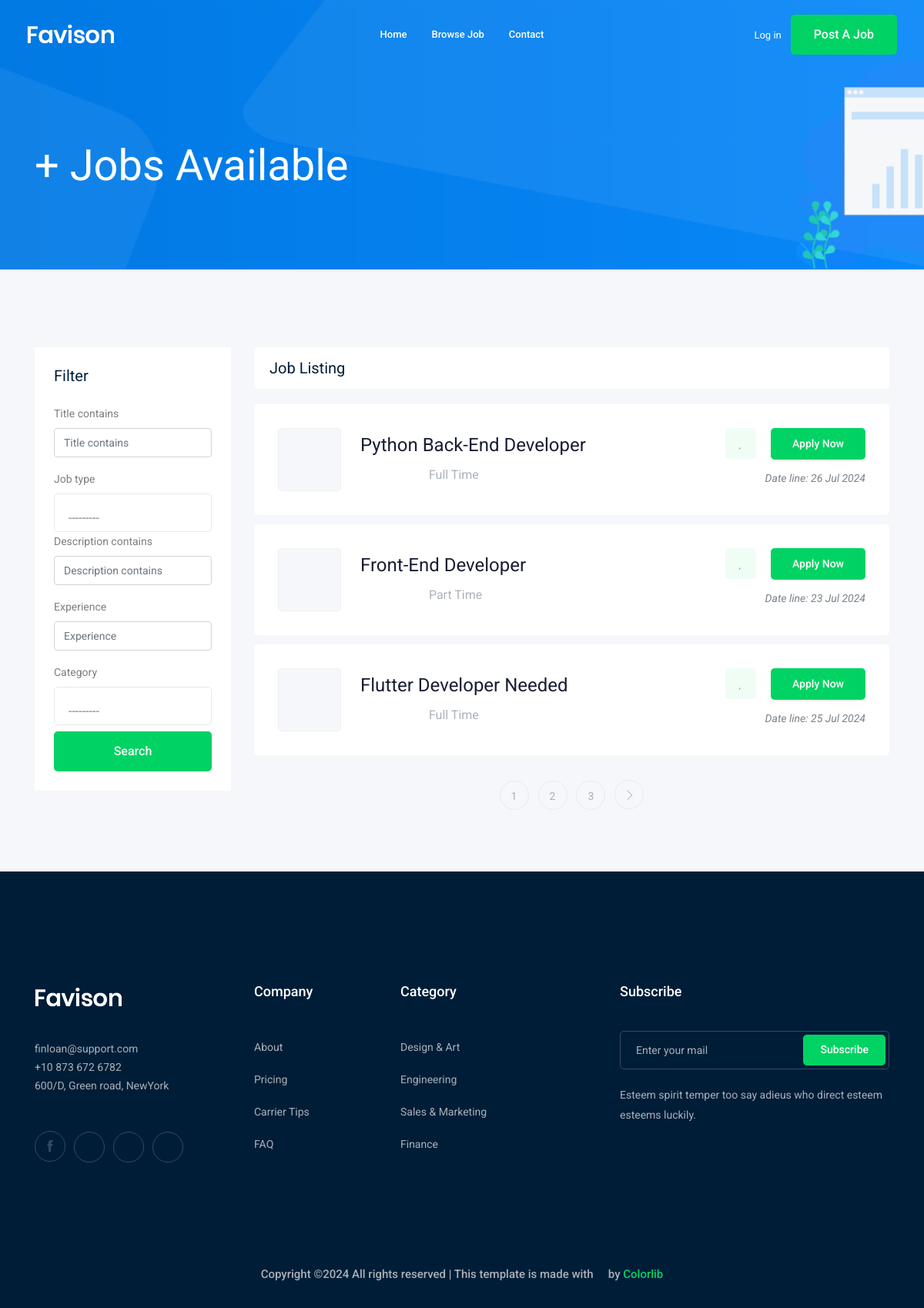
Screenshot of /jobs/ with the database file from the repository.
### job/models.py (models this page shows, shortened)
class Job(models.Model): # Table
  owner = models.ForeignKey(User, related_name='job_owner', on_delete=models.CASCADE)
  title = models.CharField(max_length=100)  # The title of the job posting
  job_type = models.CharField(max_length=15, choices=JOB_TYPE)  # Full Time or Part Time
  description = models.TextField(max_length=1000)  # Detailed job description
  published_at = models.DateTimeField(auto_now=True)  # Automatically set when the job is created/updated
  vacancy = models.IntegerField(default=1)  # Number of open positions, default is 1
  salary = models.IntegerField(default=0)  # Annual salary in USD, 0 means 'not specified'
  experience = models.IntegerField(default=1)  # Required years of experience
  category = models.ForeignKey('Category', on_delete=models.CASCADE)
  image = models.ImageField(upload_to=image_upload)
  slug = models.SlugField(blank=True, null=True, unique=True)
  def __str__(self) -> str:
    return self.title

### job/views.py (the view)
# urls.py: path('', views.job_list, name='job_list'),
def job_list(request):
    job_list = Job.objects.all()  # return all jobs
    myfilter = JobFilter(request.GET, queryset=job_list)
    job_list = myfilter.qs
    items_per_page = 3  # Change this to your desired number of items per page
    paginator = Paginator(job_list, items_per_page)
    page = request.GET.get('page', 1)
    try:
        jobs = paginator.page(page)
    except PageNotAnInteger:
        jobs = paginator.page(1)
    except EmptyPage:
        jobs = paginator.page(paginator.num_pages)
    context = {'jobs': jobs, 'myfilter':myfilter}  # Template name
    return render(request, 'job/job_list.html', context)

### job/models.py (called while the page is built)
  def __str__(self) -> str:
    return self.name

### job/templates/job/job_list.html (shortened to what this page needs)
{% extends 'base.html' %}
{% load bootstrap4 %}
{% block body %}
    <div class="bradcam_area bradcam_bg_1">
        <div class="container">
            <div class="row">
                <div class="col-xl-12">
                    <div class="bradcam_text">
                        <h3>{{jobs.count}}+ Jobs Available</h3>
                    </div>
                </div>
            </div>
        </div>
    </div>
    <div class="job_listing_area plus_padding">
        <div class="container">
            <div class="row">
                <div class="col-lg-3">
                    <div class="job_filter white-bg">
                        <div class="form_inner white-bg">
                            <h3>Filter</h3>
                            <form method='GET'>
                                {% bootstrap_form myfilter.form%}
                                <input type="submit" value="Search" class="boxed-btn3 w-100 mt-2">
                            </form>
                        </div>
                    </div>
                </div>
                <div class="col-lg-9">
                    <div class="recent_joblist_wrap">
                        <div class="recent_joblist white-bg ">
                            <div class="row align-items-center">
                                <div class="col-md-6">
                                    <h4>Job Listing</h4>
                                </div>
                                <div class="col-md-6">
                                </div>
                            </div>
                        </div>
                    </div>
                    <div class="job_lists m-0">
                        <div class="row">
                            {% for job in jobs %}
                            <div class="col-lg-12 col-md-12">
                                <div class="single_jobs white-bg d-flex justify-content-between">
                                    <div class="jobs_left d-flex align-items-center">
                                        <div class="thumb">
                                        </div>
                                        <div class="jobs_conetent">
                                            <a href="{% url 'jobs:job_detail' job.slug %}"><h4>{{ job }}</h4></a>
                                            <div class="links_locat d-flex align-items-center">
                                                <div class="location">
                                                    <p> <i class="fa fa-map-marker"></i>{{job.location}}</p>
                                                </div>
                                                <div class="location">
                                                    <p> <i class="fa fa-clock-o"></i>{{job.job_type}}</p>
                                                </div>
                                            </div>
                                        </div>
                                    </div>
                                    <div class="jobs_right">
                                        <div class="apply_now">
                                            <a class="heart_mark" href="#"> <i class="fa fa-heart"></i> </a>
                                            <a href="{% url 'jobs:job_detail' job.slug %}" class="boxed-btn3">Apply Now</a>
                                        </div>
                                        <div class="date">
                                            <p>Date line: {{job.published_at|date:'d M o'}}</p>
                                        </div>
                                    </div>
                                </div>
                            </div>
                            {% endfor %}
                        </div>
                        {% if jobs.has_other_pages%}
                            <div class="row">
                                <div class="col-lg-12">
                                    <div class="pagination_wrap">
                                        <ul>
                                            {% for i in jobs.paginator.page_range %}
                                                <li><a href="?page={{i}}"><span>{{i}}</span></a></li>
                                            {% endfor %}
                                            {% if jobs.has_next %}
                                                <li><a href="?page={{jobs.next_page_number}}"> <i class="ti-angle-right"></i> </a></li>
                                            {% endif %}
                                        </ul>
                                    </div>
                                </div>
                            </div>
                        {% endif %}
                    </div>
                </div>
            </div>
        </div>
    </div>
{% endblock %}

### rows the page displays
Job: title "Python Back-End Developer", job_type "Full Time", published_at "26 Jul 2024"
Job: title "Front-End Developer", job_type "Part Time", published_at "23 Jul 2024"
Job: title "Flutter Developer Needed", job_type "Full Time", published_at "25 Jul 2024"

### other values shown
{{ i }} "1" "2" "3"
